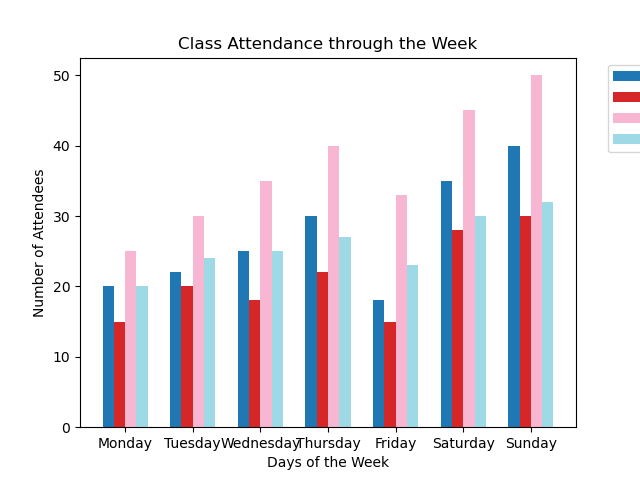

The script that drew this image:

import matplotlib.pyplot as plt
import numpy as np

# Provided data
data = [
    {'Class Name': 'Yoga', 'Monday': 20, 'Tuesday': 22, 'Wednesday': 25, 'Thursday': 30, 'Friday': 18, 'Saturday': 35, 'Sunday': 40},
    {'Class Name': 'Pilates', 'Monday': 15, 'Tuesday': 20, 'Wednesday': 18, 'Thursday': 22, 'Friday': 15, 'Saturday': 28, 'Sunday': 30},
    {'Class Name': 'Zumba', 'Monday': 25, 'Tuesday': 30, 'Wednesday': 35, 'Thursday': 40, 'Friday': 33, 'Saturday': 45, 'Sunday': 50},
    # ... include all other class data here
    {'Class Name': 'Boxing', 'Monday': 20, 'Tuesday': 24, 'Wednesday': 25, 'Thursday': 27, 'Friday': 23, 'Saturday': 30, 'Sunday': 32}
]

# Extracting class names and the days of the week
class_names = [d["Class Name"] for d in data]
days_of_week = list(data[0].keys())[1:]  # Assuming all data points have the same structure

# Number of classes and days for plotting purposes
num_classes = len(class_names)
num_days = len(days_of_week)

# Assigning an index and width to each bar
indices = np.arange(num_days)
bar_width = 1 / (num_classes + 2)  # Space for separation between groups

# Creating a color map for visual distinction
colors = plt.cm.tab20(np.linspace(0, 1, num_classes))

# Plotting the data
fig, ax = plt.subplots()

for i, class_data in enumerate(data):
    attendance_values = [class_data[day] for day in days_of_week]
    ax.bar(indices + i * bar_width, attendance_values, bar_width, label=class_data["Class Name"], color=colors[i])

# Formatting the chart
ax.set_xlabel('Days of the Week')
ax.set_ylabel('Number of Attendees')
ax.set_title('Class Attendance through the Week')
ax.set_xticks(indices + bar_width * (num_classes / 2) - bar_width / 2)
ax.set_xticklabels(days_of_week)
ax.legend(bbox_to_anchor=(1.05, 1), loc='upper left')  # Place the legend outside the plot area

# Display the plot
plt.show()
